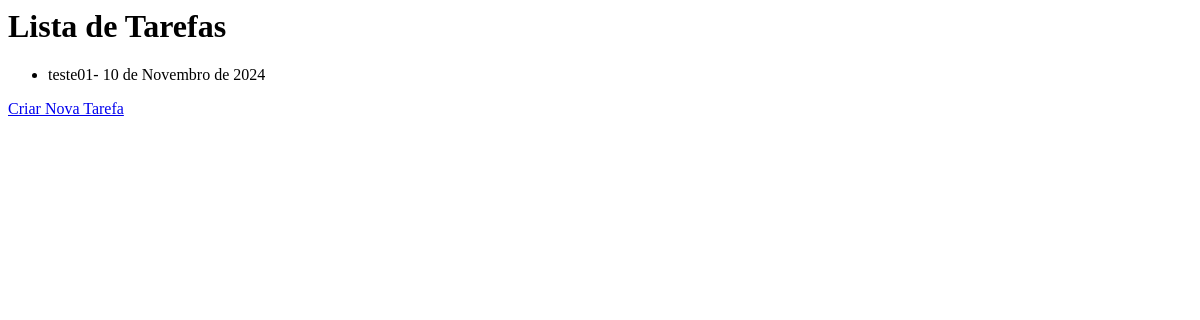
The app's page /, older data.
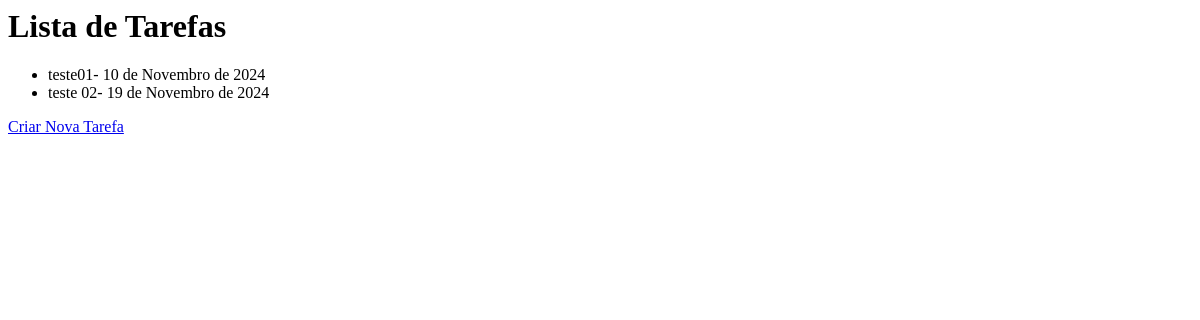
The same page, newer data.
### todos/models.py (models this page shows)
class Todo(models.Model):
    title = models.CharField(max_length=100, null=False, blank=False)
    created_at =models.DateField(auto_now_add=True,null=False,blank=False)
    deadline = models.DateField(null=False, blank=False)
    finished_at = models.DateField(null=True)

### todos/views.py (the view)
# urls.py: path('', TodoListView.as_view(), name='todo_list'),
class TodoListView(ListView):
    model=Todo

### todos/templates/todos/todo_list.html
<h1>Lista de Tarefas</h1>
<ul>
{% for todo in todo_list %}
<li>{{ todo.title }}- {{ todo.deadline }}</li>
{% endfor %}
</ul>
<a href="{% url 'todo_create' %}">Criar Nova Tarefa</a>

Row changes from the older to the newer data that the page shows:
added Todo: title "teste 02", deadline "19 de Novembro de 2024"
